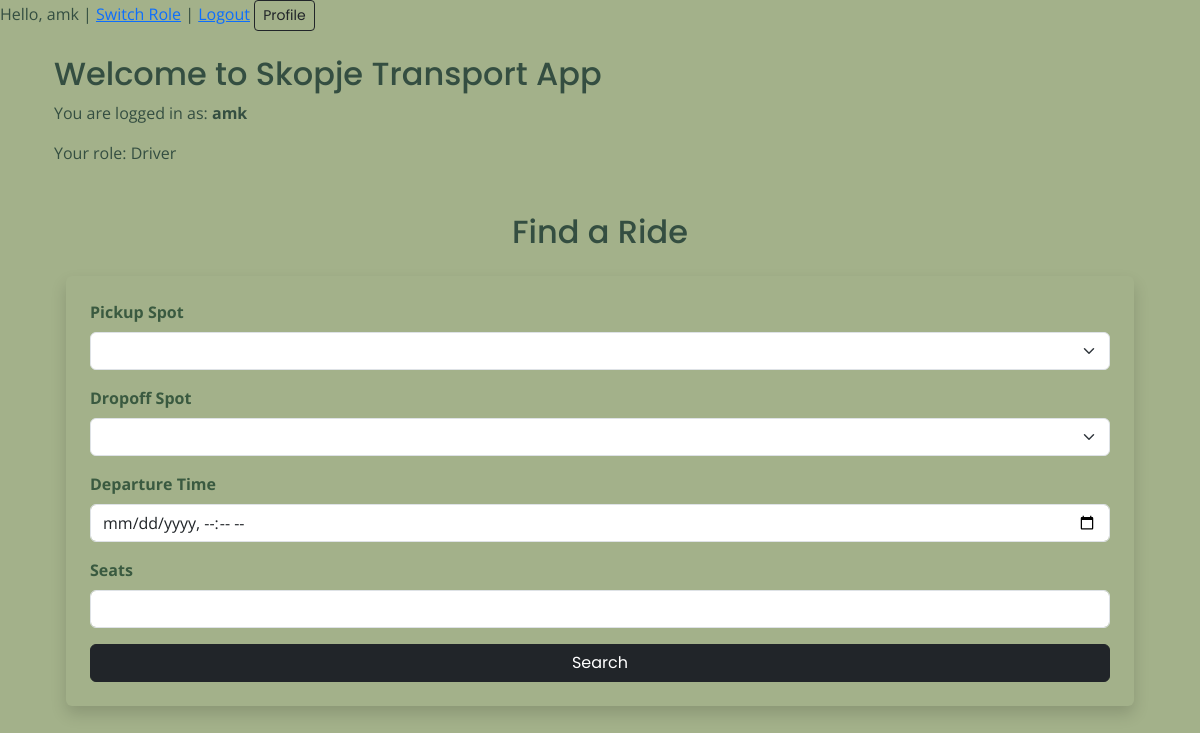
/ (signed in), run on an earlier commit of the app's database.
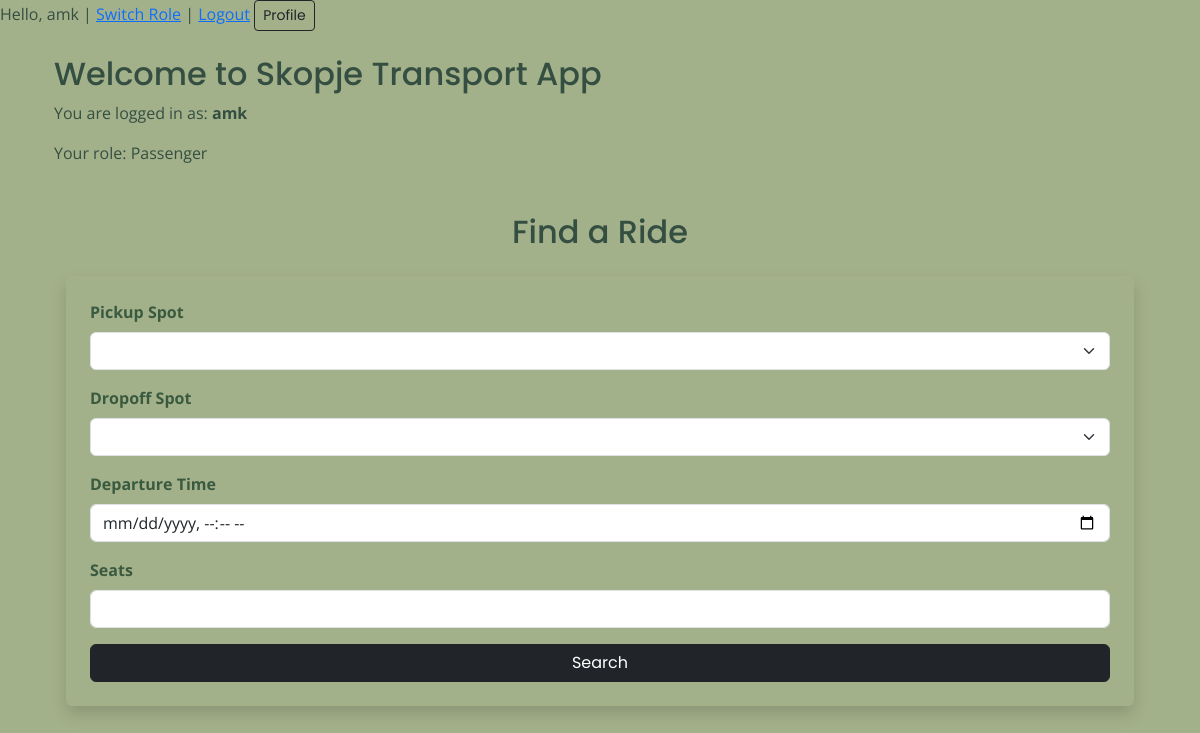
And on a later commit of the database.
### accounts/models.py (models this page shows, shortened)
class User(AbstractUser):
    is_driver = models.BooleanField(default=False)
    is_passenger = models.BooleanField(default=True)

### core/views.py (the view, shortened to what this page needs)
# urls.py: path('', views.home_view, name='home_view'),
def home_view(request):
    stops = Stop.objects.all()
    return render(request, 'home.html', {'stops': stops})

### core/templates/home.html (shortened to what this page needs)
{% extends 'base.html' %}
{% block content %}
    <div class="container mt-4">
        <h2>Welcome to Skopje Transport App</h2>
        {% if user.is_authenticated %}
            <p>You are logged in as: <strong>{{ user.username }}</strong></p>
            <p>Your role: {{ user.is_driver|yesno:"Driver,Passenger" }}</p>
            <div class="container mt-5">
                <h2 class="text-center mb-4">Find a Ride</h2>
                <form method="POST" class="p-4 shadow rounded" style="background-color: #A3B18A;">
                    <div class="mb-3">
                        <label for="start_location" class="form-label">Pickup Spot</label>
                        <select name="start_location" id="start_location" class="form-select" required>
                        </select>
                    </div>
                    <div class="mb-3">
                        <label for="end_location" class="form-label">Dropoff Spot</label>
                        <select name="end_location" id="end_location" class="form-select" required>
                        </select>
                    </div>
                    <div class="mb-3">
                        <label for="departure_time" class="form-label">Departure Time</label>
                        <input type="datetime-local" name="departure_time" id="departure_time" class="form-control"
                               required>
                    </div>
                    <div class="mb-3">
                        <label for="seats" class="form-label">Seats</label>
                        <input type="number" name="seats" id="seats" class="form-control" min="1" required>
                    </div>
                    <button type="submit" class="btn btn-dark w-100">Search</button>
                </form>
            </div>
        {% else %}
            <p><a href="{% url 'accounts:login' %}">Login</a> or <a href="{% url 'accounts:register' %}">Register</a> to
                continue.</p>
        {% endif %}
    </div>
{% endblock %}

### core/templates/base.html (shortened to what this page needs)
<!DOCTYPE html>
<html lang="en">
<head>
    <link href="https://cdn.jsdelivr.net/npm/bootstrap@5.3.3/dist/css/bootstrap.min.css" rel="stylesheet">
    <link
            rel="stylesheet"
            href="https://unpkg.com/leaflet@1.9.4/dist/leaflet.css"
    />
</head>
<body>
{% if user.is_authenticated %}
    Hello, {{ user.username }} |
    <a href="{% url 'accounts:switch_role' %}">Switch Role</a> |
    <a href="{% url 'accounts:logout' %}">Logout</a>
    <a href="{% url 'accounts:profile' %}" class="btn btn-sm btn-outline-dark">Profile</a>
{% else %}
    <a href="{% url 'accounts:login' %}">Login</a> |
    <a href="{% url 'accounts:register' %}">Register</a>
{% endif %}
<div class="container mt-4">
    {% block content %}{% endblock %}
</div>
</body>
</html>

What changed in the data, as far as the page shows it:
changed User "amk": is_driver "Driver" → "Passenger"
